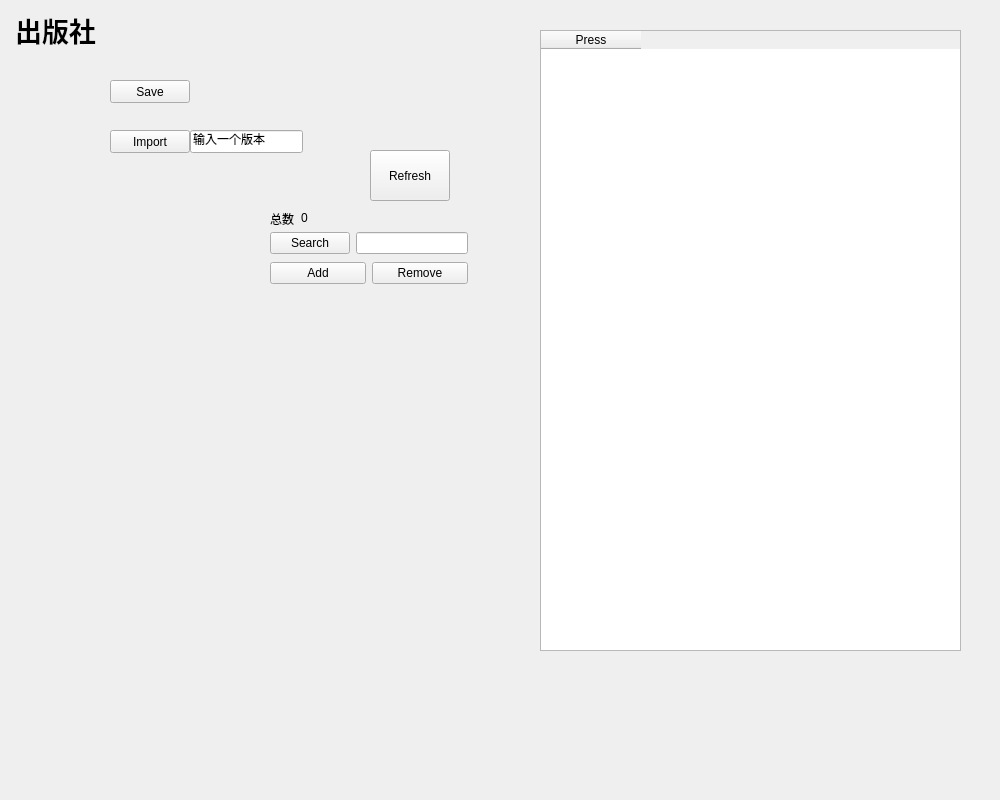
<?xml version="1.0" encoding="UTF-8"?>
<ui version="4.0">
 <class>PGPress</class>
 <widget class="QWidget" name="PGPress">
  <property name="geometry">
   <rect>
    <x>0</x>
    <y>0</y>
    <width>1000</width>
    <height>800</height>
   </rect>
  </property>
  <property name="minimumSize">
   <size>
    <width>1000</width>
    <height>800</height>
   </size>
  </property>
  <property name="windowTitle">
   <string>Form</string>
  </property>
  <widget class="QPushButton" name="PBImport">
   <property name="geometry">
    <rect>
     <x>110</x>
     <y>130</y>
     <width>80</width>
     <height>23</height>
    </rect>
   </property>
   <property name="text">
    <string>Import</string>
   </property>
  </widget>
  <widget class="QLineEdit" name="lineVersion">
   <property name="geometry">
    <rect>
     <x>190</x>
     <y>130</y>
     <width>113</width>
     <height>23</height>
    </rect>
   </property>
   <property name="text">
    <string>输入一个版本</string>
   </property>
  </widget>
  <widget class="QPushButton" name="PBSave">
   <property name="geometry">
    <rect>
     <x>110</x>
     <y>80</y>
     <width>80</width>
     <height>23</height>
    </rect>
   </property>
   <property name="text">
    <string>Save</string>
   </property>
  </widget>
  <widget class="QWidget" name="layoutWidget">
   <property name="geometry">
    <rect>
     <x>270</x>
     <y>230</y>
     <width>198</width>
     <height>58</height>
    </rect>
   </property>
   <layout class="QVBoxLayout" name="verticalLayout">
    <item>
     <layout class="QHBoxLayout" name="horizontalLayout">
      <item>
       <widget class="QPushButton" name="PBsearch">
        <property name="text">
         <string>Search</string>
        </property>
       </widget>
      </item>
      <item>
       <widget class="QLineEdit" name="lineSearch">
        <property name="text">
         <string/>
        </property>
       </widget>
      </item>
     </layout>
    </item>
    <item>
     <layout class="QHBoxLayout" name="horizontalLayout_2">
      <item>
       <widget class="QPushButton" name="PBAdd">
        <property name="text">
         <string>Add</string>
        </property>
       </widget>
      </item>
      <item>
       <widget class="QPushButton" name="PBRemove">
        <property name="text">
         <string>Remove</string>
        </property>
       </widget>
      </item>
     </layout>
    </item>
   </layout>
  </widget>
  <widget class="QTableWidget" name="tableWidget">
   <property name="geometry">
    <rect>
     <x>540</x>
     <y>30</y>
     <width>421</width>
     <height>621</height>
    </rect>
   </property>
   <column>
    <property name="text">
     <string>Press</string>
    </property>
   </column>
  </widget>
  <widget class="QPushButton" name="PBRefresh">
   <property name="geometry">
    <rect>
     <x>370</x>
     <y>150</y>
     <width>80</width>
     <height>51</height>
    </rect>
   </property>
   <property name="text">
    <string>Refresh</string>
   </property>
  </widget>
  <widget class="QLabel" name="label_2">
   <property name="geometry">
    <rect>
     <x>-20</x>
     <y>-10</y>
     <width>151</width>
     <height>81</height>
    </rect>
   </property>
   <property name="text">
    <string>&lt;html&gt;&lt;head/&gt;&lt;body&gt;&lt;p align=&quot;center&quot;&gt;&lt;span style=&quot; font-size:20pt; font-weight:700;&quot;&gt;出版社&lt;/span&gt;&lt;/p&gt;&lt;/body&gt;&lt;/html&gt;</string>
   </property>
  </widget>
  <widget class="QWidget" name="layoutWidget">
   <property name="geometry">
    <rect>
     <x>270</x>
     <y>210</y>
     <width>39</width>
     <height>17</height>
    </rect>
   </property>
   <layout class="QHBoxLayout" name="horizontalLayout_3">
    <item>
     <widget class="QLabel" name="label">
      <property name="text">
       <string>&lt;html&gt;&lt;head/&gt;&lt;body&gt;&lt;p align=&quot;center&quot;&gt;总数&lt;/p&gt;&lt;/body&gt;&lt;/html&gt;</string>
      </property>
     </widget>
    </item>
    <item>
     <widget class="QLabel" name="labelCount">
      <property name="text">
       <string>&lt;html&gt;&lt;head/&gt;&lt;body&gt;&lt;p align=&quot;center&quot;&gt;0&lt;/p&gt;&lt;/body&gt;&lt;/html&gt;</string>
      </property>
     </widget>
    </item>
   </layout>
  </widget>
 </widget>
 <resources/>
 <connections/>
</ui>
